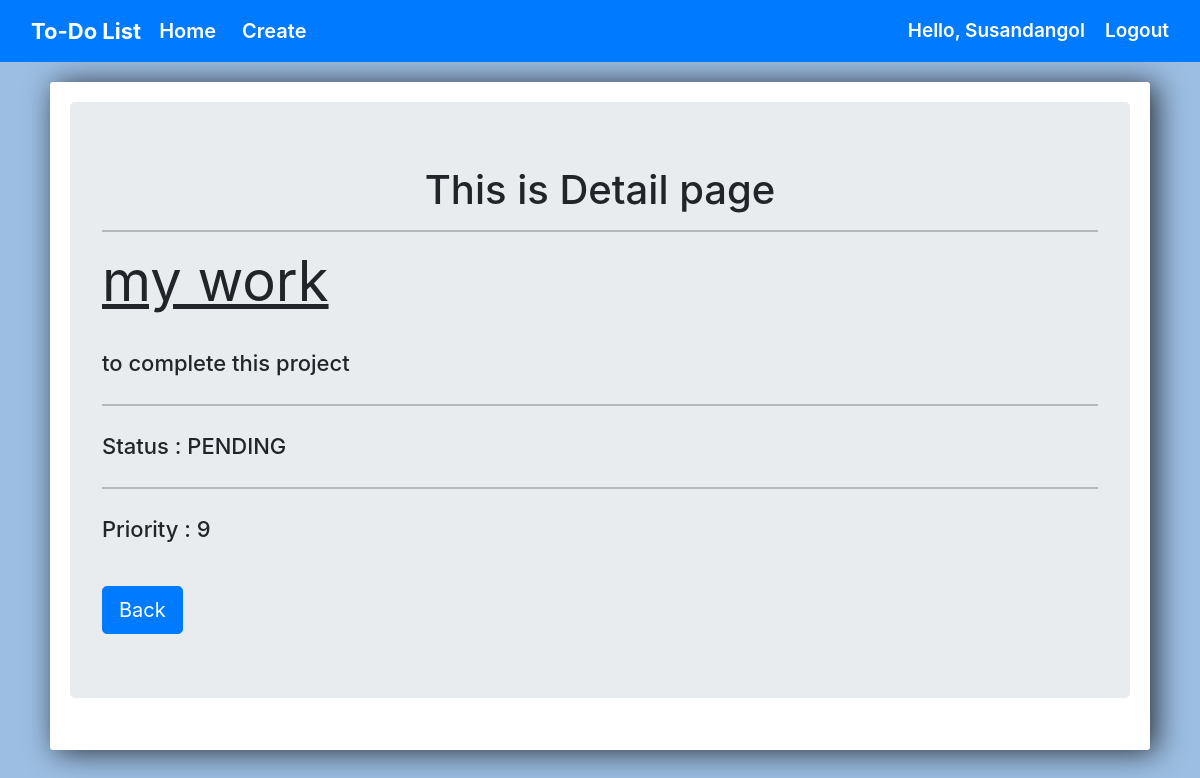
/9/detail/ (signed in), run on an earlier commit of the app's database.
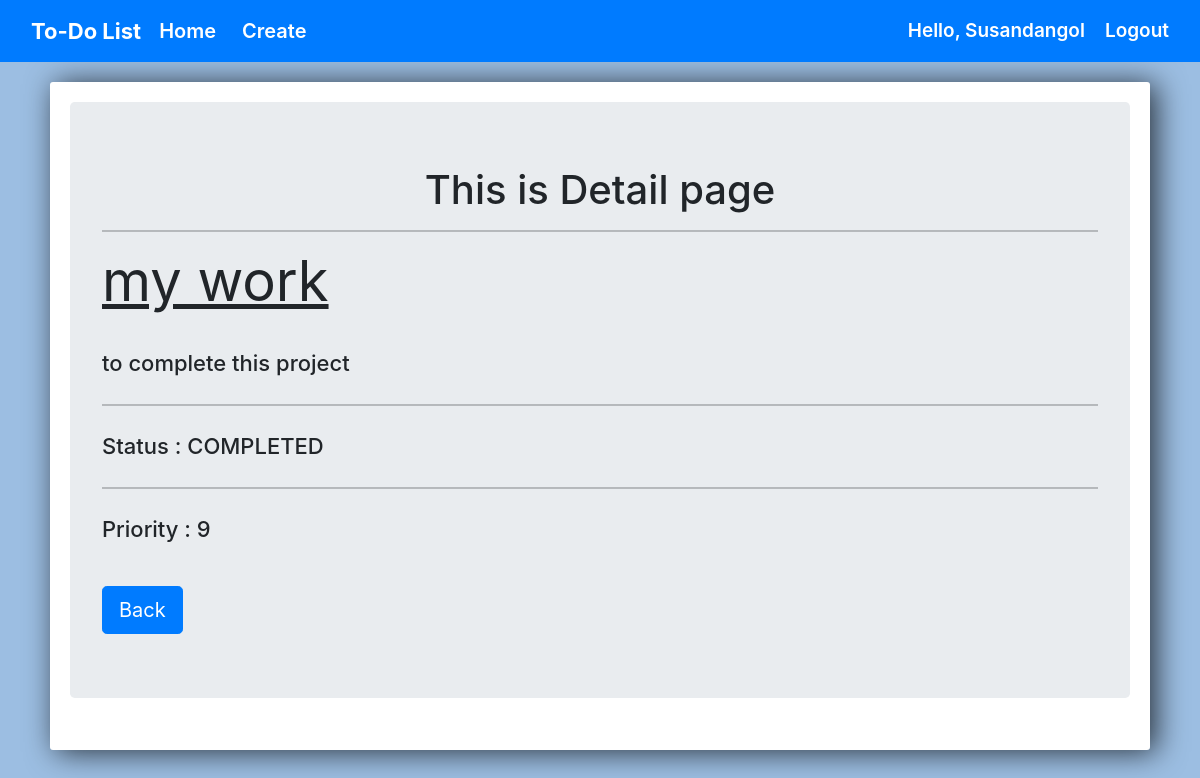
And on a later commit of the database.
### todo/models.py (models this page shows, shortened)
class TODO(models.Model):
    status_choices = [
    ('COMPLETED', 'COMPLETED'),
    ('PENDING', 'PENDING'),
    ]
    priority_choices = [
    (1,'1️'),
    (2, '2️'),
    (3, '3️'),
    (4, '4️'),
    (5, '5️'),
    (6, '6️'),
    (7, '7️'),
    (8, '8️'),
    (9, '9️'),
    (10, '10'),
    ]
    title = models.CharField(max_length=50)
    task = models.TextField(blank=False)
    status = models.CharField(max_length=20 , choices=status_choices)
    """ related name helps to connect priority with the user"""
    user  = models.ForeignKey(User  , on_delete= models.CASCADE, related_name='priority')
    date = models.DateTimeField(auto_now_add=True)
    priority = models.IntegerField(max_length=2 , choices=priority_choices)

### todo/views.py (the view)
# urls.py: path('<int:pk>/detail/',views.detailpage, name='detailpage'),
@login_required(login_url='loginpage')
def detailpage(request,pk):
    title = TODO.objects.get(id=pk)
    context = {
        'title':title
    }
    return render(request,'todo/details.html',context)

### todo/templates/todo/details.html (shortened to what this page needs)
{% extends 'todo/base.html' %}
{% load static %}
{% block body%}
	<link rel="stylesheet" href="https://stackpath.bootstrapcdn.com/bootstrap/4.3.1/css/bootstrap.min.css">
	<div class="center-column">
		<div class="jumbotron">
            <h1 align="center">This is Detail page</h1>
            <hr>
            <h1 class="display-4"><B><u>{{title.title}}</u></B></h1>
            <br>
            <p class="lead">{{title.task}}</p>
            <hr class="my-4">
            <p class="lead">Status : {{title.status}}</p>
            <hr class="my-4">
            <p class="lead">Priority : {{title.priority}}</p>
            <br>
            <a href="{% url 'home' %}"><button class="btn btn-primary btn-lg">Back</button></a>
        </div>
	</div>
{% endblock %}

What changed in the data, as far as the page shows it:
changed TODO "my work": status "PENDING" → "COMPLETED"
